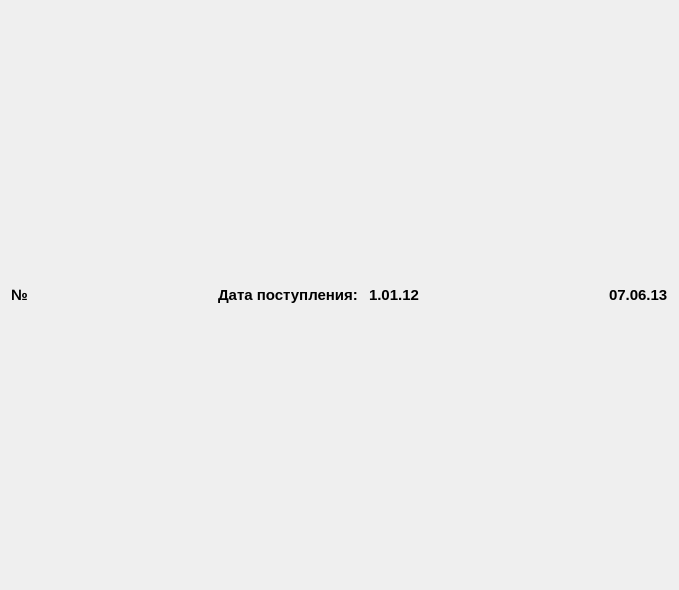
<?xml version="1.0" encoding="UTF-8"?>
<ui version="4.0">
 <class>ApartmentWidget</class>
 <widget class="QWidget" name="ApartmentWidget">
  <property name="geometry">
   <rect>
    <x>0</x>
    <y>0</y>
    <width>679</width>
    <height>590</height>
   </rect>
  </property>
  <property name="windowTitle">
   <string>Form</string>
  </property>
  <layout class="QGridLayout" name="gridLayout">
   <item row="0" column="0">
    <layout class="QVBoxLayout" name="mainLayout_2">
     <item>
      <layout class="QHBoxLayout" name="horizontalLayout">
       <item>
        <widget class="QLabel" name="mpNumber">
         <property name="font">
          <font>
           <pointsize>11</pointsize>
           <weight>75</weight>
           <bold>true</bold>
          </font>
         </property>
         <property name="text">
          <string>№</string>
         </property>
        </widget>
       </item>
       <item>
        <spacer name="horizontalSpacer">
         <property name="orientation">
          <enum>Qt::Horizontal</enum>
         </property>
         <property name="sizeHint" stdset="0">
          <size>
           <width>40</width>
           <height>20</height>
          </size>
         </property>
        </spacer>
       </item>
       <item>
        <widget class="QLabel" name="label">
         <property name="font">
          <font>
           <pointsize>11</pointsize>
           <weight>75</weight>
           <bold>true</bold>
          </font>
         </property>
         <property name="text">
          <string>Дата поступления: </string>
         </property>
        </widget>
       </item>
       <item>
        <widget class="QLabel" name="mpDateCreate">
         <property name="font">
          <font>
           <pointsize>11</pointsize>
           <weight>75</weight>
           <bold>true</bold>
          </font>
         </property>
         <property name="text">
          <string>1.01.12</string>
         </property>
        </widget>
       </item>
       <item>
        <spacer name="horizontalSpacer_2">
         <property name="orientation">
          <enum>Qt::Horizontal</enum>
         </property>
         <property name="sizeHint" stdset="0">
          <size>
           <width>40</width>
           <height>20</height>
          </size>
         </property>
        </spacer>
       </item>
       <item>
        <widget class="QLabel" name="mpDateRead">
         <property name="font">
          <font>
           <pointsize>11</pointsize>
           <weight>75</weight>
           <bold>true</bold>
          </font>
         </property>
         <property name="text">
          <string>07.06.13</string>
         </property>
        </widget>
       </item>
      </layout>
     </item>
     <item>
      <layout class="QHBoxLayout" name="centerLayout">
       <item>
        <layout class="QVBoxLayout" name="mainLayout"/>
       </item>
      </layout>
     </item>
    </layout>
   </item>
  </layout>
 </widget>
 <resources/>
 <connections/>
</ui>
